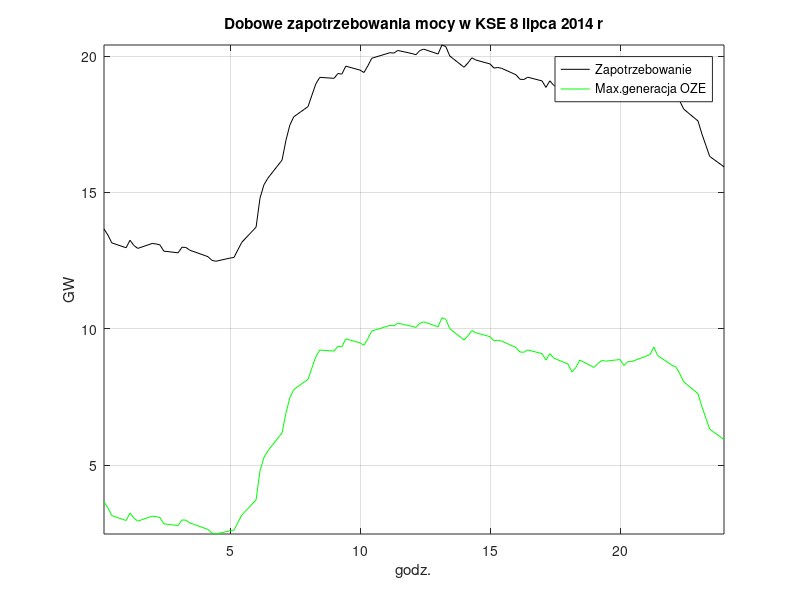

MATLAB code to generate this figure:
function ksedoba
% 15-minutowe zapotrzebowanie mocy w KSE 8 lipca 2014 roku
doba=[
0.15    13662.40
0.30	13435.90
0.45	13150.60
1.00	12971.10
1.15	13247.30
1.30	13054.80
1.45	12948.20
2.00	13127.30
2.15	13112.40
2.30	13078.60
2.45	12848.90
3.00	12786.20
3.15	12991.10
3.30	12982.60
3.45	12881.80
4.00	12696.60
4.15	12644.20
4.30	12512.30
4.45	12476.20
5.00	12593.70
5.15	12616.00
5.30	12897.80
5.45	13170.90
6.00	13728.20
6.15	14786.30
6.30	15275.90
6.45	15518.40
7.00	16187.50
7.15	16914.70
7.30	17472.60
7.45	17772.90
8.00	18149.30
8.15	18571.00
8.30	18983.20
8.45	19219.70
9.00	19184.20
9.15	19361.10
9.30	19337.50
9.45	19630.50
10.00	19485.00
10.15	19396.20
10.30	19643.10
10.45	19920.00
11.00	20079.50
11.15	20124.40
11.30	20107.60
11.45	20206.20
12.00	20091.50
12.15	20049.80
12.30	20203.60
12.45	20253.70
13.00	20075.50
13.15	20405.70
13.30	20345.90
13.45	20004.30
14.00	19588.60
14.15	19748.00
14.30	19936.70
14.45	19855.90
15.00	19711.60
15.15	19560.70
15.30	19580.60
15.45	19550.20
16.00	19312.30
16.15	19149.60
16.30	19140.20
16.45	19224.40
17.00	19089.50
17.15	18851.30
17.30	19091.70
17.45	18926.30
18.00	18706.00
18.15	18416.80
18.30	18578.80
18.45	18853.20
19.00	18583.90
19.15	18730.20
19.30	18837.80
19.45	18815.20
20.00	18872.80
20.15	18654.30
20.30	18795.20
20.45	18799.10
21.00	18997.00
21.15	19051.40
21.30	19333.10
21.45	19016.70
22.00	18663.00
22.15	18600.50
22.30	18348.70
22.45	18056.20
23.00	17619.70
23.15	17146.10
23.30	16732.40
23.45	16321.00
24.00	15939.30
];
h=doba(:,1); 
P=doba(:,2)/1000;
MinKSE=10;
e1=P./P; Pmin=MinKSE*e1;
Poze=P-MinKSE;
plot(h,P,'k-',h,Poze,'g-'); grid on; xlabel('godz.'); ylabel('GW');
title('Dobowe zapotrzebowania mocy w KSE 8 lipca 2014 r');
legend('Zapotrzebowanie','Max.generacja OZE');
axis tight;
disp('ENTER'); pause;
close;
return

